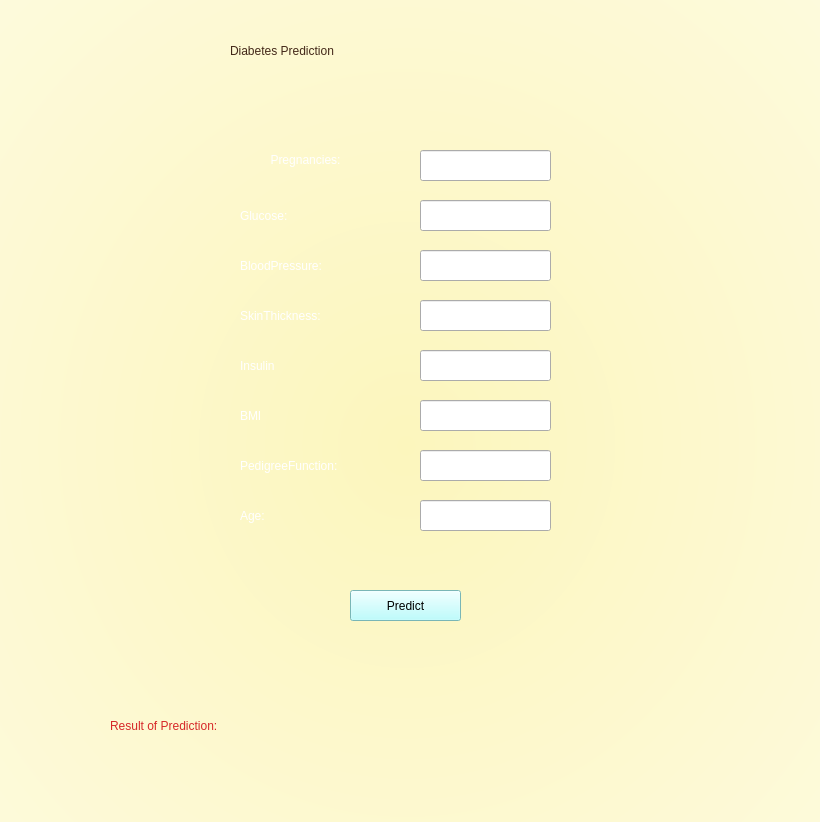
<?xml version="1.0" encoding="UTF-8"?>
<ui version="4.0">
 <class>Form</class>
 <widget class="QWidget" name="Form">
  <property name="geometry">
   <rect>
    <x>0</x>
    <y>0</y>
    <width>820</width>
    <height>822</height>
   </rect>
  </property>
  <property name="windowTitle">
   <string>Form</string>
  </property>
  <widget class="QWidget" name="widget" native="true">
   <property name="geometry">
    <rect>
     <x>0</x>
     <y>0</y>
     <width>821</width>
     <height>881</height>
    </rect>
   </property>
   <property name="styleSheet">
    <string notr="true">QWidget#widget{
background-color:qradialgradient(spread:pad, cx:0.5, cy:0.5, radius:1.521, fx:0.495, fy:0.506, stop:0 rgba(252, 246, 189, 255), stop:1 rgba(255, 255, 255, 255))

}
</string>
   </property>
   <widget class="QLabel" name="label">
    <property name="geometry">
     <rect>
      <x>230</x>
      <y>20</y>
      <width>521</width>
      <height>61</height>
     </rect>
    </property>
    <property name="styleSheet">
     <string notr="true">font: 75 26pt &quot;MS Shell Dlg 2&quot;;
color:rgb(67, 40, 24)</string>
    </property>
    <property name="text">
     <string>Diabetes Prediction</string>
    </property>
   </widget>
   <widget class="QWidget" name="widget_2" native="true">
    <property name="geometry">
     <rect>
      <x>80</x>
      <y>110</y>
      <width>671</width>
      <height>571</height>
     </rect>
    </property>
    <property name="styleSheet">
     <string notr="true">QWidget#widget_2{background-color:qradialgradient(spread:pad, cx:0.5, cy:0.5, radius:1.521, fx:0.495, fy:0.506, stop:0 rgba(67, 40, 24, 255), stop:1 rgba(255, 255, 255, 255));
border-radius:20%;
 backdrop-filter: blur(4px);
box-shadow: 0 0 20px #000;
transition: 0.4s all;
}
qradialgradient(spread:pad, cx:0.5, cy:0.5, radius:1.521, fx:0.495, fy:0.506, stop:0 rgba(0, 48, 73, 255), stop:1 rgba(255, 255, 255, 255))</string>
    </property>
    <widget class="QLabel" name="label_2">
     <property name="geometry">
      <rect>
       <x>50</x>
       <y>30</y>
       <width>351</width>
       <height>41</height>
      </rect>
     </property>
     <property name="styleSheet">
      <string notr="true">color:rgb(255, 255, 255);
font: 13pt &quot;MS Shell Dlg 2&quot;;</string>
     </property>
     <property name="text">
      <string>&lt;html&gt;&lt;head/&gt;&lt;body&gt;&lt;p align=&quot;center&quot;&gt;Pregnancies:&lt;/p&gt;&lt;/body&gt;&lt;/html&gt;</string>
     </property>
    </widget>
    <widget class="QLabel" name="label_3">
     <property name="geometry">
      <rect>
       <x>160</x>
       <y>90</y>
       <width>131</width>
       <height>31</height>
      </rect>
     </property>
     <property name="styleSheet">
      <string notr="true">color:rgb(255, 255, 255);
font: 13pt &quot;MS Shell Dlg 2&quot;;</string>
     </property>
     <property name="text">
      <string>Glucose:</string>
     </property>
    </widget>
    <widget class="QLabel" name="label_4">
     <property name="geometry">
      <rect>
       <x>160</x>
       <y>190</y>
       <width>151</width>
       <height>31</height>
      </rect>
     </property>
     <property name="styleSheet">
      <string notr="true">color:rgb(255, 255, 255);
font: 13pt &quot;MS Shell Dlg 2&quot;;</string>
     </property>
     <property name="text">
      <string>SkinThickness:</string>
     </property>
    </widget>
    <widget class="QLabel" name="label_5">
     <property name="geometry">
      <rect>
       <x>160</x>
       <y>140</y>
       <width>151</width>
       <height>31</height>
      </rect>
     </property>
     <property name="styleSheet">
      <string notr="true">color:rgb(255, 255, 255);
font: 13pt &quot;MS Shell Dlg 2&quot;;</string>
     </property>
     <property name="text">
      <string>BloodPressure:	</string>
     </property>
    </widget>
    <widget class="QLabel" name="label_6">
     <property name="geometry">
      <rect>
       <x>160</x>
       <y>240</y>
       <width>151</width>
       <height>31</height>
      </rect>
     </property>
     <property name="styleSheet">
      <string notr="true">color:rgb(255, 255, 255);
font: 13pt &quot;MS Shell Dlg 2&quot;;</string>
     </property>
     <property name="text">
      <string>Insulin</string>
     </property>
    </widget>
    <widget class="QLabel" name="label_7">
     <property name="geometry">
      <rect>
       <x>160</x>
       <y>290</y>
       <width>131</width>
       <height>31</height>
      </rect>
     </property>
     <property name="styleSheet">
      <string notr="true">color:rgb(255, 255, 255);
font: 13pt &quot;MS Shell Dlg 2&quot;;</string>
     </property>
     <property name="text">
      <string>BMI</string>
     </property>
    </widget>
    <widget class="QLabel" name="label_8">
     <property name="geometry">
      <rect>
       <x>160</x>
       <y>340</y>
       <width>311</width>
       <height>31</height>
      </rect>
     </property>
     <property name="styleSheet">
      <string notr="true">color:rgb(255, 255, 255);
font: 13pt &quot;MS Shell Dlg 2&quot;;</string>
     </property>
     <property name="text">
      <string>PedigreeFunction:</string>
     </property>
    </widget>
    <widget class="QLabel" name="label_9">
     <property name="geometry">
      <rect>
       <x>160</x>
       <y>390</y>
       <width>131</width>
       <height>31</height>
      </rect>
     </property>
     <property name="styleSheet">
      <string notr="true">color:rgb(255, 255, 255);
font: 13pt &quot;MS Shell Dlg 2&quot;;</string>
     </property>
     <property name="text">
      <string>Age:</string>
     </property>
    </widget>
    <widget class="QLineEdit" name="glucose">
     <property name="geometry">
      <rect>
       <x>340</x>
       <y>90</y>
       <width>131</width>
       <height>31</height>
      </rect>
     </property>
    </widget>
    <widget class="QLineEdit" name="blood">
     <property name="geometry">
      <rect>
       <x>340</x>
       <y>140</y>
       <width>131</width>
       <height>31</height>
      </rect>
     </property>
    </widget>
    <widget class="QLineEdit" name="insulin">
     <property name="geometry">
      <rect>
       <x>340</x>
       <y>240</y>
       <width>131</width>
       <height>31</height>
      </rect>
     </property>
    </widget>
    <widget class="QLineEdit" name="skin">
     <property name="geometry">
      <rect>
       <x>340</x>
       <y>190</y>
       <width>131</width>
       <height>31</height>
      </rect>
     </property>
    </widget>
    <widget class="QLineEdit" name="bmi">
     <property name="geometry">
      <rect>
       <x>340</x>
       <y>290</y>
       <width>131</width>
       <height>31</height>
      </rect>
     </property>
    </widget>
    <widget class="QLineEdit" name="pedfunc">
     <property name="geometry">
      <rect>
       <x>340</x>
       <y>340</y>
       <width>131</width>
       <height>31</height>
      </rect>
     </property>
    </widget>
    <widget class="QLineEdit" name="age">
     <property name="geometry">
      <rect>
       <x>340</x>
       <y>390</y>
       <width>131</width>
       <height>31</height>
      </rect>
     </property>
    </widget>
    <widget class="QPushButton" name="pushButton">
     <property name="geometry">
      <rect>
       <x>270</x>
       <y>480</y>
       <width>111</width>
       <height>31</height>
      </rect>
     </property>
     <property name="styleSheet">
      <string notr="true">
background-color: rgb(170, 255, 255);
font: 12pt &quot;MS Shell Dlg 2&quot;;</string>
     </property>
     <property name="text">
      <string>Predict</string>
     </property>
    </widget>
    <widget class="QLineEdit" name="preg">
     <property name="geometry">
      <rect>
       <x>340</x>
       <y>40</y>
       <width>131</width>
       <height>31</height>
      </rect>
     </property>
    </widget>
   </widget>
   <widget class="QLabel" name="result">
    <property name="geometry">
     <rect>
      <x>110</x>
      <y>700</y>
      <width>241</width>
      <height>51</height>
     </rect>
    </property>
    <property name="styleSheet">
     <string notr="true">font: 75 16pt &quot;MS Shell Dlg 2&quot;;
color:rgb(214, 40, 40)</string>
    </property>
    <property name="text">
     <string>Result of Prediction:</string>
    </property>
   </widget>
   <widget class="QLabel" name="myans">
    <property name="geometry">
     <rect>
      <x>370</x>
      <y>710</y>
      <width>181</width>
      <height>41</height>
     </rect>
    </property>
    <property name="styleSheet">
     <string notr="true">font: 75 16pt &quot;MS Shell Dlg 2&quot;;
color:rgb(214, 40, 40)</string>
    </property>
    <property name="text">
     <string/>
    </property>
   </widget>
  </widget>
 </widget>
 <resources/>
 <connections/>
</ui>
